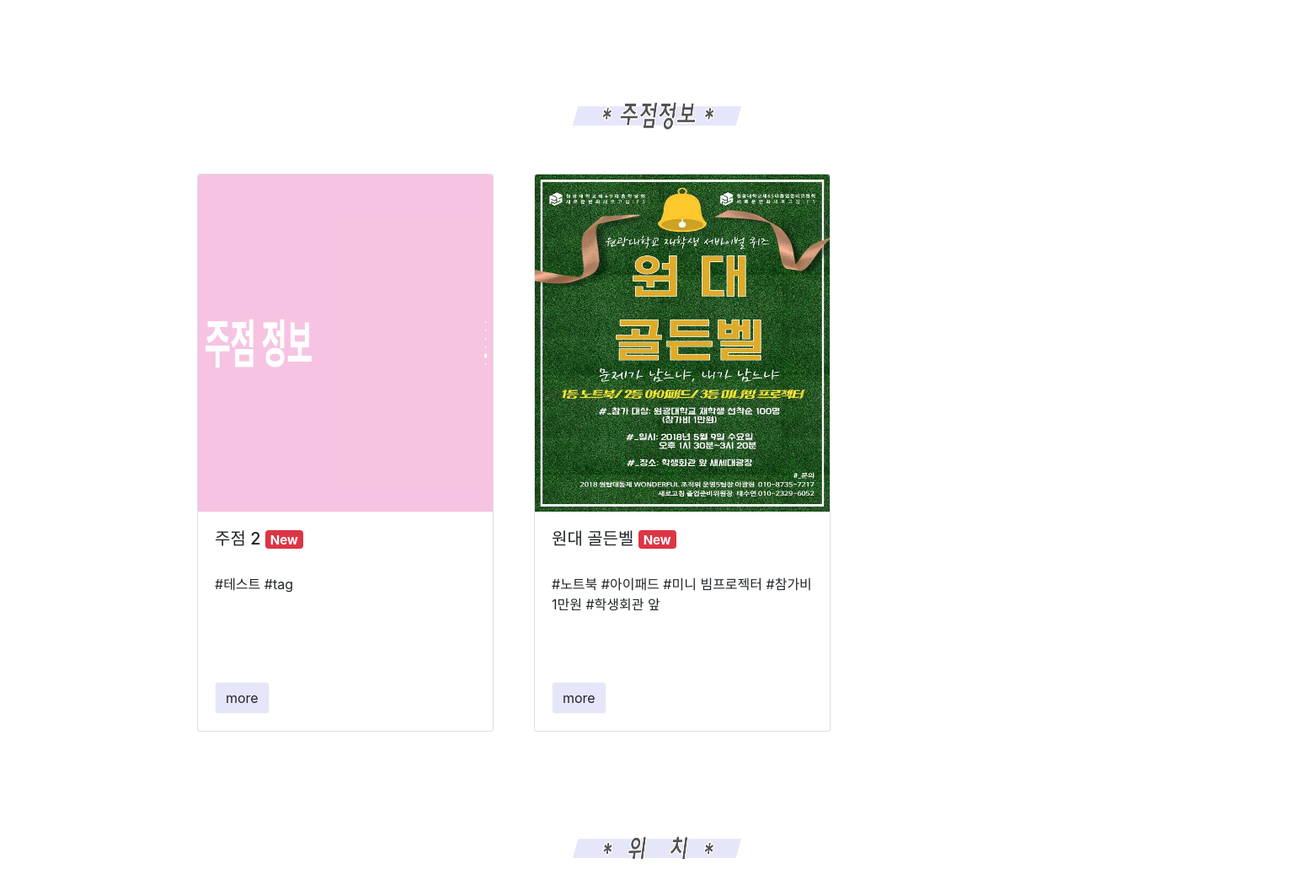
The app's page /home/main/ (middle part), older data.
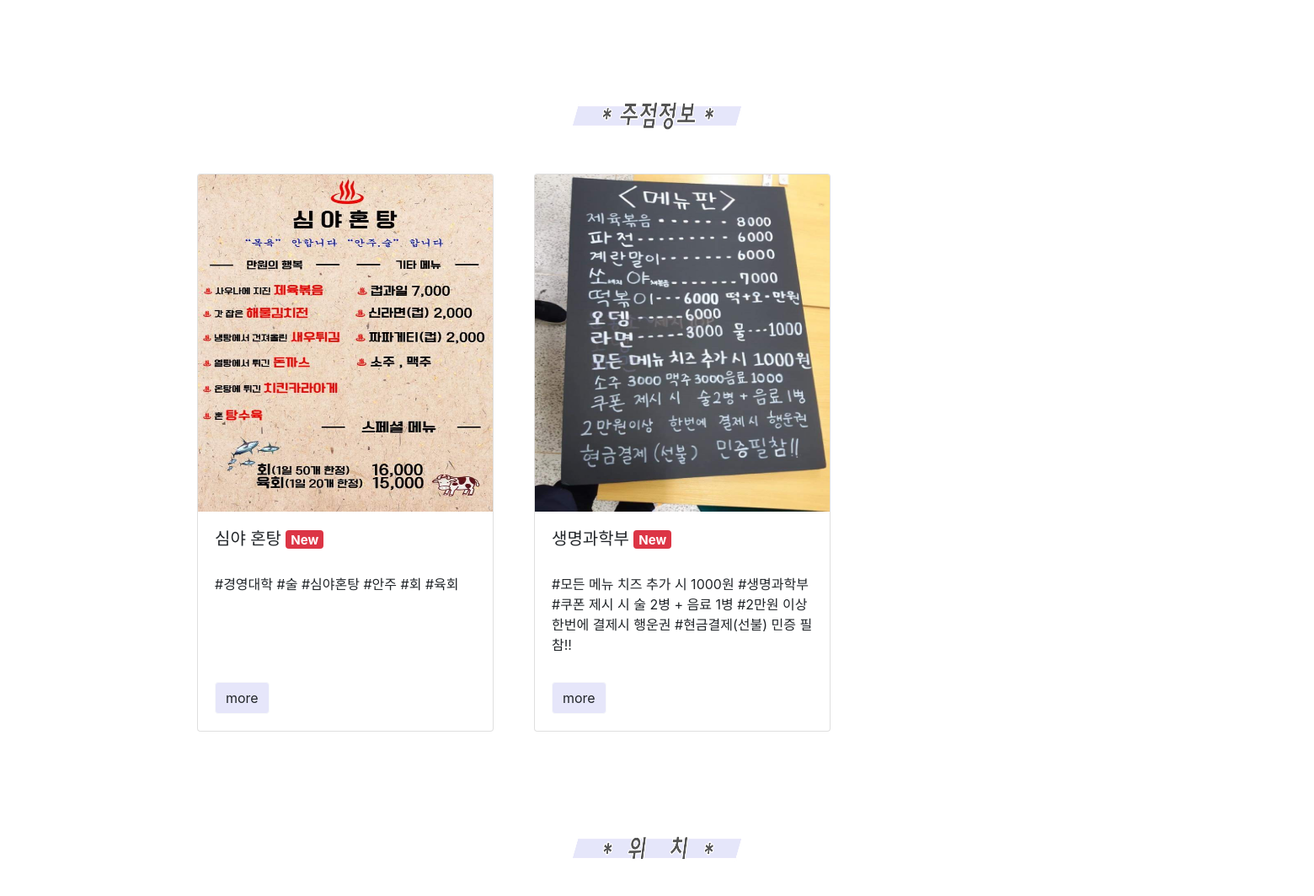
The same page, newer data.
### jujum/models.py (models this page shows, shortened)
class Jujum(models.Model):
    title = models.CharField(max_length=20)
    content = models.TextField(blank=True, null=True)
    menu = models.ImageField(null=True, blank=True, upload_to='home/%Y/%m/%d')
    tags = TaggableManager()
    like_count = models.IntegerField(default=0)
    lat = models.DecimalField(max_digits=9, decimal_places=6, null=True)
    lng = models.DecimalField(max_digits=9, decimal_places=6, null=True)

### home/views.py (the view)
# urls.py: path('main/', views.MainView.as_view(), name='main')
class MainView(generic.TemplateView):
    template_name = 'home/main.html'
    def get_context_data(self, **kwargs):
        context = super(MainView, self).get_context_data(**kwargs)
        context['nanjang_list'] = Nanjang.objects.all()
        context['jujum_list'] = Jujum.objects.all()
        return context

### home/templates/home/main.html (shortened to what this page needs)
{% extends 'home/base.html' %}
{% load staticfiles %}
{% block content %}
<div class="container main" id="main_section">
        {% include 'nanjang/nanjang_list.html' %}
        {% include 'jujum/jujum_list.html' %}
        {% include 'home/map.html' %}
    </div>
{% endblock %}

### jujum/templates/jujum/jujum_list.html (shortened to what this page needs)
{% load staticfiles %}
<div class="category">
    <img src="{% static '/image/jujum.jpg' %}">
</div>
<div class="row">
    {% for jujum in jujum_list %}
    <div class="list col-xs-12 col-md-6 col-lg-6 col-xl-4">
        <div class="card list_margin margin_bottom">
            {% if jujum.menu %}
            <img class="card-img-top jujum-card" src="{{ jujum.menu.url }}">
            {% else %}
            <img class="card-img-top jujum-card" src="/static/image/default.jpg">
            {% endif %}
            <div class="card-body">
                <h5 class="card-title">
                    {{ jujum.title }}
                    <span class="badge badge-danger">New</span>
                </h5>
                <div class="tag_section">
                    {% for tag in jujum.tags.all %}
                        <li class="tag_display"> #{{ tag }} </li>
                    {% endfor %}
                </div>
                <br /><br />
                <a href="{% url 'jujum:detail' jujum.pk %}" class="btn btn-light more">more</a>
            </div>
        </div>
    </div>
    {% endfor %}
</div>

Row changes from the older to the newer data that the page shows:
removed Jujum: menu (picture), title "주점 2"
no longer on this page (row unchanged): Tag: name "테스트", shown under "주점 2"
no longer on this page (row unchanged): Tag: name "tag", shown under "주점 2"
removed Jujum: menu (picture), title "원대 골든벨"
added Jujum: menu (picture), title "심야 혼탕"
changed Jujum (number 1 of 2 on the later page): loses Tag (name "노트북"); loses Tag (name "아이패드"); loses Tag (name "미니 빔프로젝터"); loses Tag (name "참가비 1만원"); loses Tag (name "학생회관 앞")
added Tag: name "경영대학", shown under Jujum (number 1 of 2 on the later page)
added Tag: name "술", shown under Jujum (number 1 of 2 on the later page)
added Tag: name "심야혼탕", shown under Jujum (number 1 of 2 on the later page)
added Tag: name "안주", shown under Jujum (number 1 of 2 on the later page)
added Tag: name "회", shown under Jujum (number 1 of 2 on the later page)
added Tag: name "육회", shown under Jujum (number 1 of 2 on the later page)
added Jujum: menu (picture), title "생명과학부"
added Tag: name "모든 메뉴 치즈 추가 시 1000원", shown under "생명과학부"
added Tag: name "생명과학부"
added Tag: name "쿠폰 제시 시 술 2병 + 음료 1병", shown under "생명과학부"
added Tag: name "2만원 이상 한번에 결제시 행운권", shown under "생명과학부"
added Tag: name "현금결제(선불) 민증 필참!!", shown under "생명과학부"
